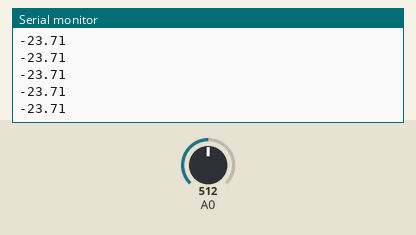
This sketch was run on a simulated Arduino Uno, built with avr-gcc and run on an emulated ATmega328P. On the bench: the last lines printed to the serial monitor. Inputs (shaded band) come from the test bench; at power-on: A0 = 512.

Above: at 1.2 s.
1.3 s: A0 set to 716
At 2.3 s:
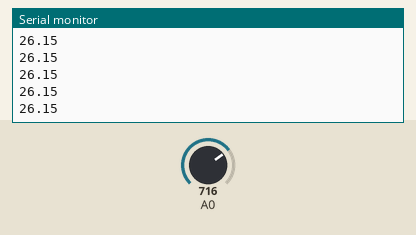
2.8 s: A0 set to 900
At 3.8 s:
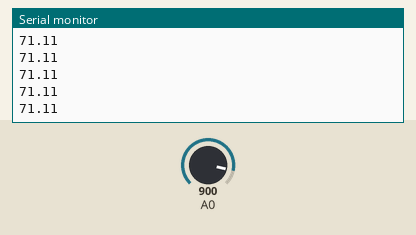
Timing chart, 0 to 5.8 s (numbered marks = the images above; inputs shaded):
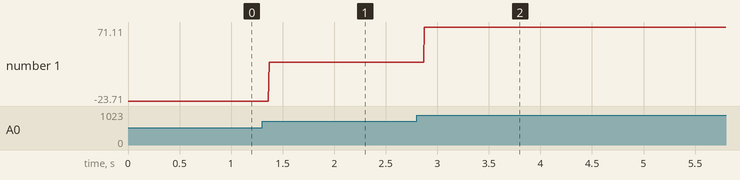

The sketch:

Pressure_Sensor.ino
```cpp
void setup() {
  // put your setup code here, to run once:
  pinMode(A0, INPUT);
  Serial.begin(9600);
}

void loop() {
  // put your main code here, to run repeatedly:
  // -1 bar to 1 bar
  // 0 to 1023

  // output 1v to 5v;
  // starting value 1023/5 = 205// -1bar
  //3v zero pressure 614;
  // 0-101kpa 2v range;
  //(value - 614)/(101kpa - 0)*2 =
  double value = (analogRead(A0));
//  Serial.println(value);
  double cal = 1.17;
  double pres = (value - ((1023.0/5)*3));
  double pres_converted = pres*(250.0/1023) + cal;
  Serial.print(pres_converted);
  Serial.print("\n");
}
```

Measured:
- after the input at 1.3 s, the serial monitor: prints a new line after 0.07 s (image 1)
- after the input at 2.8 s, the serial monitor: prints a new line after 0.07 s (image 2)
- plotted number 1: -23.71 → 26.15 after the input at 1.3 s, 26.15 → 71 after the input at 2.8 s
